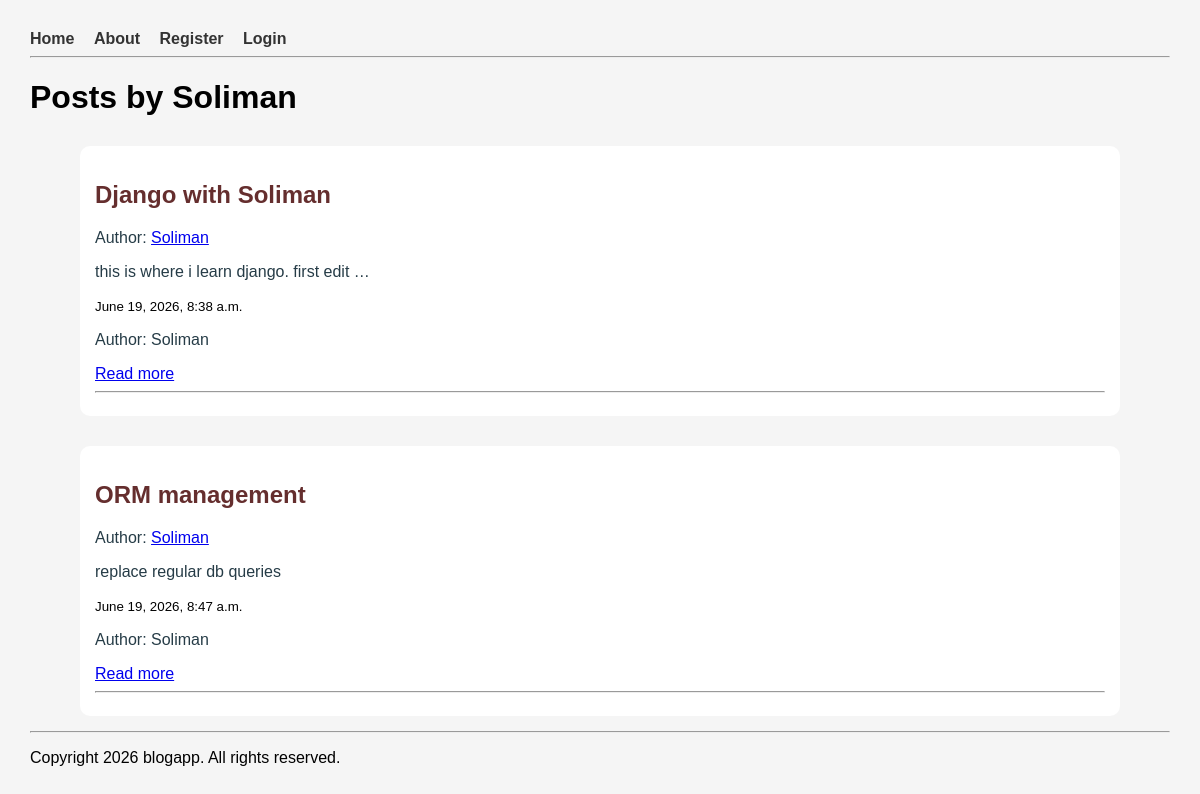
/user/Soliman/, run on the app's committed database.
### blogapp/models.py (models this page shows)
class Post(models.Model):
    title = models.CharField(max_length=200)
    content = models.TextField()
    created_at = models.DateTimeField(auto_now_add=True)
    author = models.ForeignKey(User, on_delete=models.CASCADE)
    image = models.ImageField(upload_to='post_images/', blank=True, null=True)

### blogapp/views.py (the view)
# urls.py: path('user/<str:username>/', user_posts, name='user_posts'),
def user_posts(request, username):
    posts=Post.objects.filter(author__username=username)
    context = {'posts': posts, 'username': username}
    return render(request, 'user_posts.html', context)

### blogapp/templates/user_posts.html
{% extends 'base.html' %}
{% block content %}
    <h1>Posts by {{ username }}</h1>
    {% for post in posts %}
        {% include 'components/post_card.html' %}
    {% endfor %}
{% endblock %}

### blogapp/templates/base.html (shortened to what this page needs)
{% load static%}
<!DOCTYPE html>
<html>
<head>
    <link rel="stylesheet" href="{% static 'css/style.css' %}">
</head>
<body>
    <nav>
        <a href = "/">Home</a>
        <a href = "/about">About</a>
        {% if user.is_authenticated %}
            <a href = "/create">Create Post</a>
            <a href = "/logout">Logout</a>
            <a href = "/user/{{user.username}}/">Profile</a>
        {% else %}
            <a href = "/register">Register</a>
            <a href = "/login">Login</a>
        {% endif %}
    </nav>
    <hr>
    {% block content %}
    {% endblock content %}
    {% include 'components/footer.html' %}
</body>
</html>

### blogapp/templates/components/post_card.html (shortened to what this page needs)
<div>
    <h2>{{ post.title }}</h2>
    <p>
        Author:
        <a href="/user/{{post.author.username}}/">
            {{ post.author.username }}
        </a>
    </p>
    <p>{{ post.content|truncatewords:8 }}</p>
    <small>{{ post.created_at }}</small>
    <p> Author: {{ post.author.username }}</p>
    <a href="/post/{{post.id}}/">Read more</a>
    <hr>
</div>

### blogapp/templates/components/footer.html
<footer>
    <hr>
    <p>Copyright 2026 blogapp. All rights reserved.</p>
</footer>

### blogapp/static/css/style.css (style rules this page uses)
body { font-family: Arial, sans-serif; background-color: #f5f5f5; margin: 30px; }
nav a { text-decoration: none; color: #333; margin-right: 15px; font-weight: bold; }
h2 { color: rgb(101, 46, 46); }
div { background-color: #fff; padding: 15px; margin-top: 30px; margin-bottom: 15px; margin-left: 50px; margin-right: 50px; border-radius: 10px; }
div p { color: #263c47 }

### data on the page
Post: title "Django with Soliman", author.username "Soliman", content "this is where i learn django. first edit …", created_at "June 19, 2026, 8:38 a.m."
Post: title "ORM management", author.username "Soliman", content "replace regular db queries", created_at "June 19, 2026, 8:47 a.m."

### other printed values
{{ username }} "Soliman"
